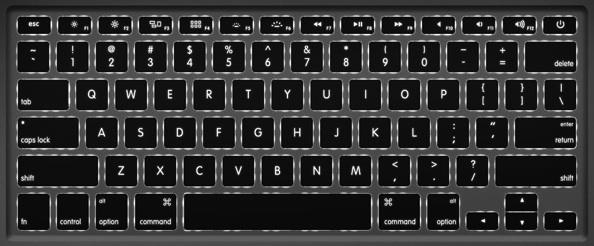
#> input picture HW2/given_data/keyboard.jpg, 594 x 246 px, found by its file name
$ python part2.py
#> lines starting #> are read from the running program, lines starting #| are printed output that depends on the picture; after the words box and inside, x2 and y2 are one past the last pixel; in counts of white or black regions, pixels touching at a corner belong together
import cv2
import numpy as np
from matplotlib import pyplot as plt


if __name__ == '__main__':
    # 2.a - Morphological operations
    img_path = "..\given_data\keyboard.jpg"
    keyboard_img = cv2.imread(img_path)
#> keyboard_img is the input picture: shape (246, 594, 3); min 0, max 255, mean 51.1
    gray_keyboard_img = cv2.cvtColor(keyboard_img, cv2.COLOR_BGR2GRAY)
    plt.imshow(gray_keyboard_img, "gray")
    plt.title("Keyboard image")
    plt.axis('off')
    plt.show()

    vert_line = np.ones((1,8))
    hor_line = vert_line.T
    erosion_vert = cv2.erode(gray_keyboard_img,vert_line,iterations = 1)
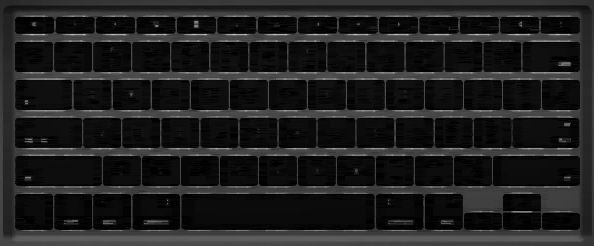
#> erosion_vert: shape (246, 594); min 0, max 205, mean 31.2
    erosion_hor = cv2.erode(gray_keyboard_img,hor_line,iterations = 1)
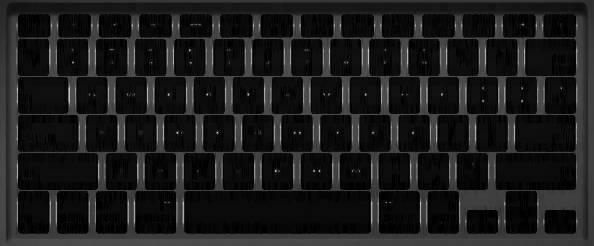
#> erosion_hor: shape (246, 594); min 0, max 226, mean 27.5

    fig, axs = plt.subplots(1,2)
    axs[0].imshow(erosion_vert, "gray")
    axs[0].set_title("Erosion Vertical Image")
    axs[0].set_axis_off()

    axs[1].imshow(erosion_hor, "gray")
    axs[1].set_title("Erosion Horizontal Image")
    axs[1].set_axis_off()
    plt.show()

    erosion_sum = erosion_hor + erosion_vert
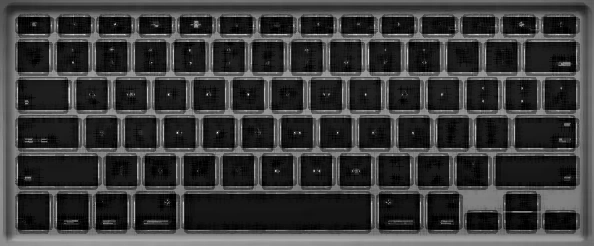
#> erosion_sum: shape (246, 594); min 0, max 240, mean 58.7
    threshold = 0.2*255
    ret,thresh1_img = cv2.threshold(erosion_sum, threshold, 255, cv2.THRESH_BINARY)
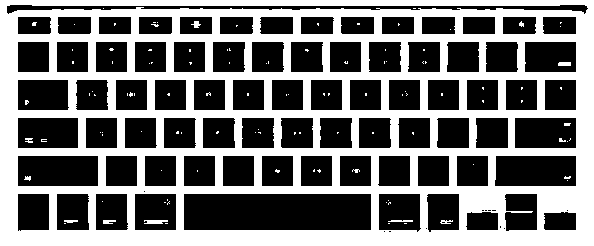
#> thresh1_img: shape (246, 594); 44.9% white; 112 white regions (101 under 20 px), largest, box (x1, y1, x2, y2) and area: (0, 0, 594, 246) 64769, (144, 220, 168, 224) 80, (558, 62, 571, 66) 51
#> ret = 51
    plt.imshow(thresh1_img, "gray")
    plt.title("Summation Image")
    plt.axis('off')
    plt.show()

    # 2.b - Median filtering
    inverse_img = cv2.bitwise_not(thresh1_img)
    median_img = cv2.medianBlur(inverse_img,9)
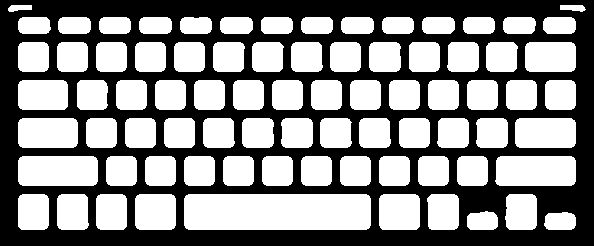
#> median_img: shape (246, 594); 52.9% white; 1 black region, box (x1, y1, x2, y2) and area: (0, 0, 594, 246) 68866
    plt.imshow(median_img, "gray")
    plt.title("Median Image")
    plt.axis('off')
    plt.show()

    # 2.c - Back to morphological operations
    third_kernel = np.ones((8, 8))
    eroded_img = cv2.erode(median_img,third_kernel,iterations = 1)
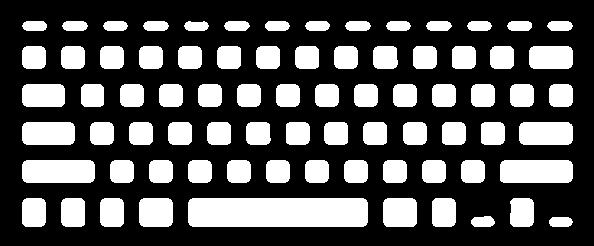
#> eroded_img: shape (246, 594); 31.6% white; 77 white regions, largest, box (x1, y1, x2, y2) and area: (188, 198, 368, 227) 5188, (500, 160, 573, 183) 1651, (22, 160, 95, 183) 1647
    plt.imshow(eroded_img, "gray")
    plt.title("Eroded Image")
    plt.axis('off')
    plt.show()


    # 2.d - Image sharpening and final thresholding
    eroded_img[eroded_img > 0] = 1
    inter_img = eroded_img * gray_keyboard_img
    sharpening_kerenl = np.array([[0, -1, 0], [-1, 5, -1], [0, -1, 0]])
    sharpened_img = cv2.filter2D(src=inter_img, ddepth = -1, kernel=sharpening_kerenl, borderType=cv2.BORDER_CONSTANT)
    plt.imshow(sharpened_img, "gray")
    plt.title("Sharpened Image")
    plt.axis('off')
    plt.show()

    threshold = 250
    ret,thresh2_img = cv2.threshold(sharpened_img, threshold, 255, cv2.THRESH_BINARY)
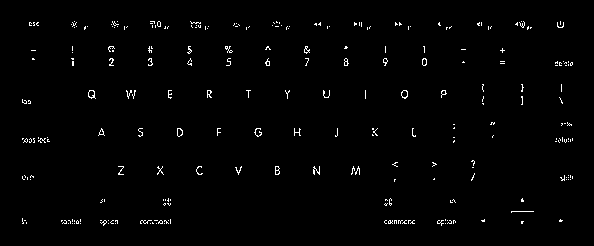
#> thresh2_img: shape (246, 594); 1.3% white in thin lines or dots, all inside (x1, y1, x2, y2) = (22, 21, 573, 226)
#> ret = 250
    plt.imshow(thresh2_img, "gray")
    plt.title("Thresholded Image ("+str(threshold)+")")
    plt.axis('off')
    plt.show()
